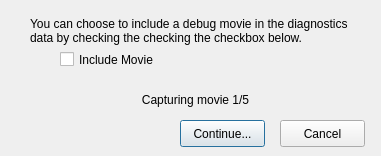
<?xml version="1.0" encoding="UTF-8"?>
<ui version="4.0">
 <class>DiagnosticsDialog</class>
 <widget class="QDialog" name="DiagnosticsDialog">
  <property name="geometry">
   <rect>
    <x>0</x>
    <y>0</y>
    <width>381</width>
    <height>156</height>
   </rect>
  </property>
  <property name="maximumSize">
   <size>
    <width>388</width>
    <height>177</height>
   </size>
  </property>
  <property name="windowTitle">
   <string>Get Diagnostics Data</string>
  </property>
  <property name="windowIcon">
   <iconset resource="Icons.qrc">
    <normaloff>:/tetserver-browser.ico</normaloff>:/tetserver-browser.ico</iconset>
  </property>
  <widget class="QCheckBox" name="includeMovieCheckBox">
   <property name="geometry">
    <rect>
     <x>60</x>
     <y>50</y>
     <width>141</width>
     <height>19</height>
    </rect>
   </property>
   <property name="text">
    <string>Include Movie</string>
   </property>
  </widget>
  <widget class="QLabel" name="instructionLabel">
   <property name="geometry">
    <rect>
     <x>30</x>
     <y>10</y>
     <width>331</width>
     <height>41</height>
    </rect>
   </property>
   <property name="text">
    <string>You can choose to include a debug movie in the diagnostics data by checking the checking the checkbox below.</string>
   </property>
   <property name="wordWrap">
    <bool>true</bool>
   </property>
  </widget>
  <widget class="QLabel" name="progressLabel">
   <property name="geometry">
    <rect>
     <x>20</x>
     <y>90</y>
     <width>351</width>
     <height>20</height>
    </rect>
   </property>
   <property name="text">
    <string>Capturing movie 1/5</string>
   </property>
   <property name="alignment">
    <set>Qt::AlignCenter</set>
   </property>
  </widget>
  <widget class="QPushButton" name="continueButton">
   <property name="geometry">
    <rect>
     <x>180</x>
     <y>120</y>
     <width>85</width>
     <height>27</height>
    </rect>
   </property>
   <property name="text">
    <string>Continue...</string>
   </property>
  </widget>
  <widget class="QPushButton" name="cancelButton">
   <property name="geometry">
    <rect>
     <x>280</x>
     <y>120</y>
     <width>85</width>
     <height>27</height>
    </rect>
   </property>
   <property name="text">
    <string>Cancel</string>
   </property>
  </widget>
 </widget>
 <resources>
  <include location="Icons.qrc"/>
 </resources>
 <connections/>
</ui>
